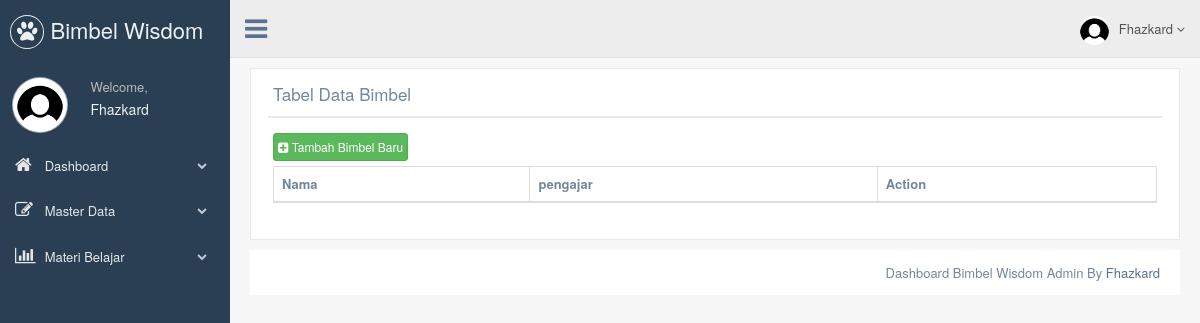
The app's page /dashboard/bimbel/index.php (signed in), older data.
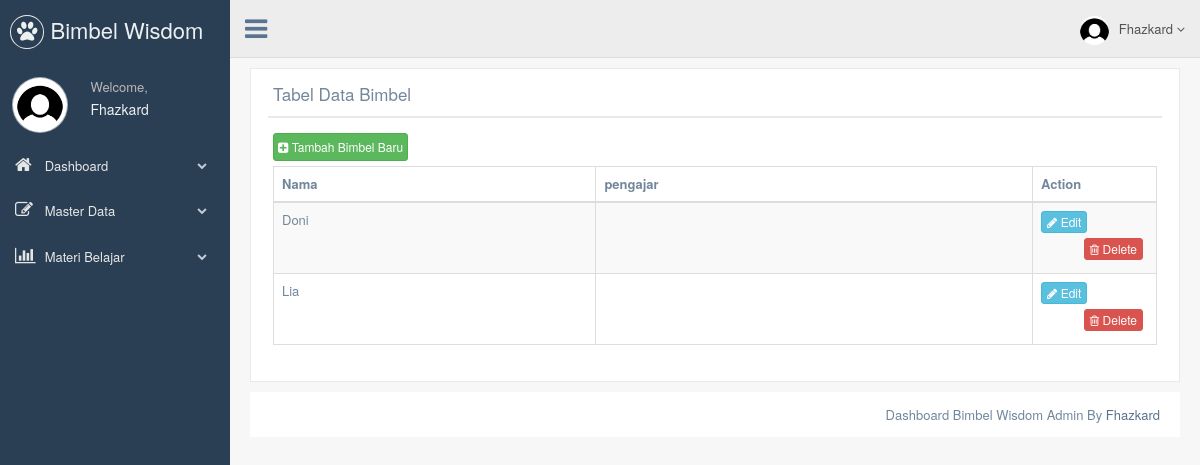
The same page, newer data.
### tables this page shows
CREATE TABLE `murid` (
  `murid_id` int(11) NOT NULL,
  `sekolah_id` int(11) DEFAULT NULL,
  `kelas_id` int(11) DEFAULT NULL,
  `bimbel_id` int(11) DEFAULT NULL,
  `nama` varchar(30) NOT NULL,
  `tgl_lahir` date NOT NULL,
  `jk` varchar(20) NOT NULL,
  `alamat` text NOT NULL,
  `nama_ortu` varchar(30) NOT NULL,
  `tlp` varchar(20) NOT NULL
);

### dashboard/bimbel/index.php (the view, shortened to what this page needs)
<?php include "../header.php";?>
        <div class="row">
            <div class="col-md-12 col-sm-12 col-xs-12">
                <div class="x_panel">
                <div class="x_title">
                  <h2>Tabel Data Bimbel</h2>
                  <div class="clearfix"></div>
                </div>
                <div class="x_content">
                    <a href="#" class="btn btn-success btn-xs" style="padding:4px;" data-toggle="modal" data-target=".tambah"><i class="fa fa-plus-square" ></i> Tambah Bimbel Baru</a>
                  <table id="datatable-responsive" class="table table-striped table-bordered dt-responsive nowrap" cellspacing="0" width="100%">
                    <thead>
                      <tr>
                        <th>Nama </th>
						<th>pengajar </th>
                        <th>Action</th>
                      </tr>
                    </thead>
					<tbody>
					<?php
						include '../../koneksi/konek.php';
						$selek_data = mysqli_query($koneksi, "SELECT murid.murid_id,murid.sekolah_id,murid.kelas_id,murid.bimbel_id,murid.nama,
								murid.tgl_lahir, murid.jk, murid.alamat, murid.nama_ortu, murid.tlp,
								sekolah.nama AS sekolah, kelas.nama AS kelas, bimbel.nama AS bimbel FROM murid
								JOIN sekolah ON sekolah.sekolah_id = murid.sekolah_id
								JOIN kelas ON kelas.kelas_id =  murid.kelas_id
								JOIN bimbel ON bimbel.bimbel_id = murid.bimbel_id");
						while($data = mysqli_fetch_array($selek_data)){
							?>
                      <tr class=" ">
                        <td class=" "><?php echo $data['nama']; ?></td>
						<td class=" "><?php echo $data['pengajar']; ?></td>
                        <td class=" last">
							<a id="edit_link" href="#" class="btn btn-info btn-xs last" data-toggle="modal" data-target=".edit"
							data-bimbel_id="<?php echo $data['bimbel_id']; ?>"
							data-nama="<?php echo $data['nama'];?>"
							data-pengajar_id="<?php echo $data['pengajar_id'];?>"><i class="fa fa-pencil"></i> Edit</a>
							<form method="post" action="../../koneksi/delete.php" style="width:auto;float:right;">
								<button type="submit" class="btn btn-danger btn-xs last" onclick="return konfirmasi()"><i class="fa fa-trash-o"></i> Delete</button>
							</form>
                        </td>
                      </tr>
					<?php
					}
					?>
                    </tbody>
                  </table>
                </div>
              </div>
            </div>
          </div>
<?php include "../footer.php";?>

Row changes from the older to the newer data that the page shows:
added murid: nama "Doni"
added murid: nama "Lia"
